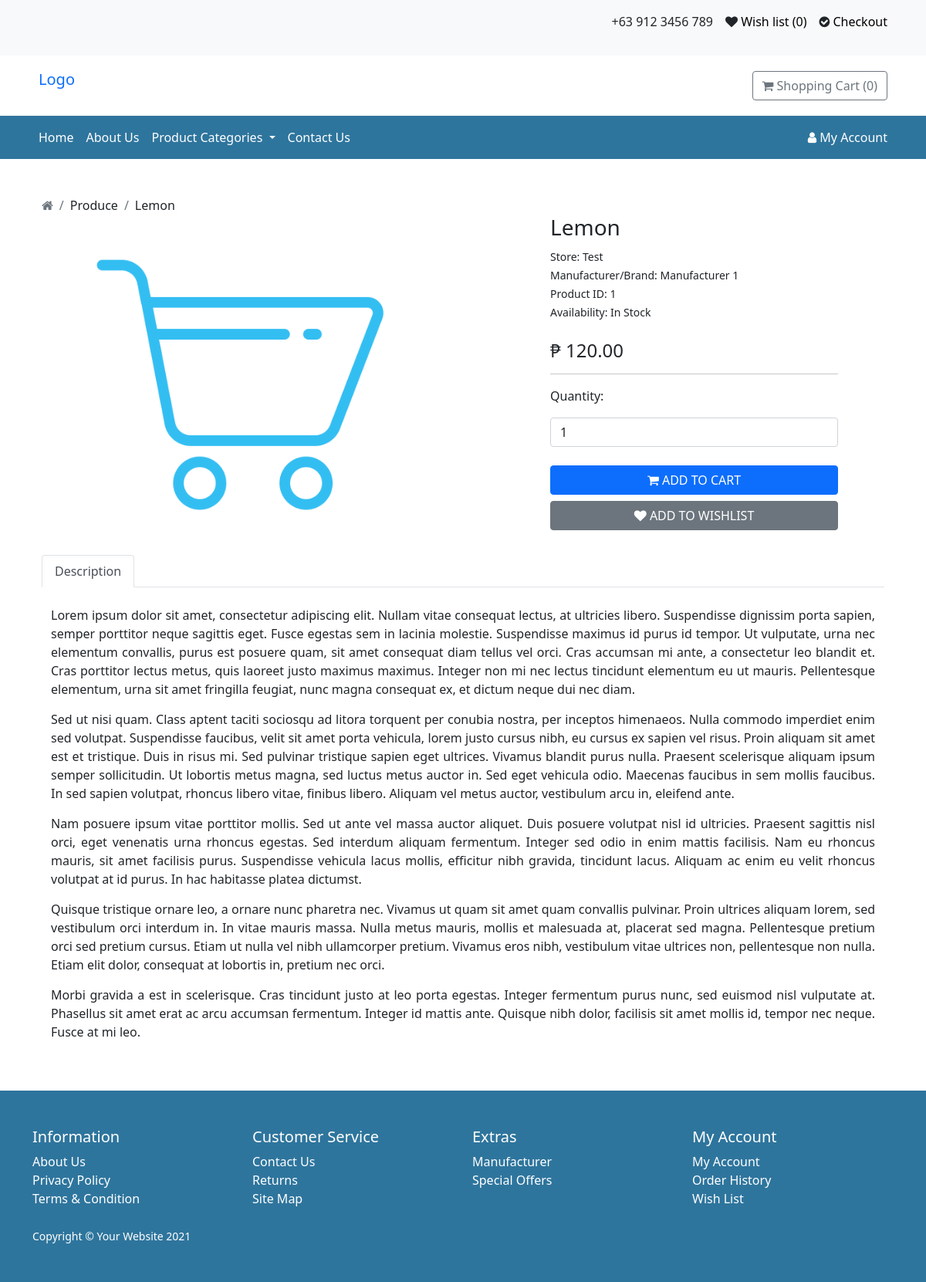
The app's page /shop/product?product_id=1 with its own data.
### tables this page shows
CREATE TABLE IF NOT EXISTS `information_description` (
  `information_id` int(11) NOT NULL AUTO_INCREMENT,
  `info_title` varchar(50) NOT NULL,
  `info_description` text NOT NULL,
  `meta_title` varchar(255) NOT NULL,
  `meta_description` varchar(255) NOT NULL,
  `meta_keyword` varchar(255) NOT NULL,
  `info_status` tinyint(1) NOT NULL DEFAULT 0,
  `date_added` datetime NOT NULL,
  `date_modified` timestamp NOT NULL DEFAULT current_timestamp() ON UPDATE current_timestamp(),
  PRIMARY KEY (`information_id`) USING BTREE
);

CREATE TABLE IF NOT EXISTS `product_description` (
  `product_id` int(11) NOT NULL AUTO_INCREMENT,
  `product_name` varchar(50) NOT NULL,
  `store` varchar(255) NOT NULL,
  `product_desc` text NOT NULL,
  `meta_title` varchar(255) NOT NULL,
  `meta_description` varchar(255) NOT NULL,
  `meta_keywords` varchar(255) NOT NULL,
  PRIMARY KEY (`product_id`) USING BTREE
);

CREATE TABLE IF NOT EXISTS `product` (
  `product_id` int(11) NOT NULL AUTO_INCREMENT,
  `product_name` varchar(50) NOT NULL,
  `quantity` int(4) NOT NULL DEFAULT 0,
  `stock_status_id` int(11) NOT NULL,
  `image` varchar(255) NOT NULL,
  `manufacturer_id` int(11) NOT NULL,
  `price` decimal(15,4) NOT NULL,
  `product_weight` decimal(15,8) NOT NULL DEFAULT 0.00000000,
  `weight_id` int(11) NOT NULL DEFAULT 0,
  `product_status` tinyint(1) NOT NULL DEFAULT 0,
  `date_added` datetime NOT NULL,
  `date_modified` timestamp NOT NULL DEFAULT current_timestamp() ON UPDATE current_timestamp(),
  PRIMARY KEY (`product_id`) USING BTREE
);

CREATE TABLE IF NOT EXISTS `manufacturer` (
  `manufacturer_id` int(11) NOT NULL AUTO_INCREMENT,
  `name` varchar(50) NOT NULL,
  PRIMARY KEY (`manufacturer_id`)
);

CREATE TABLE IF NOT EXISTS `stock_status` (
  `stock_status_id` int(11) NOT NULL AUTO_INCREMENT,
  `name` varchar(50) NOT NULL,
  PRIMARY KEY (`stock_status_id`) USING BTREE
);

### shop/controller/base.controller.php (called while the page is built, shortened)
<?php
class BaseController extends database_connection {
    function get_categories() {
        $conn = $this->db_conn();
        $sql = "SELECT * FROM categories WHERE category_status=1";
		$result = mysqli_query($conn, $sql);
        foreach ($result as $key => $value) {
            $category_id = $value["category_id"];
            $category_name = $this->get_category_description("category_name", $category_id);
		}
    }
    function get_cart_rows($customer_id) {
        $conn = $this->db_conn();
        $sql = "SELECT * FROM cart WHERE customer_id='$customer_id'";
        $result = $conn->query($sql);
        $numrow = mysqli_num_rows($result);
        return $numrow;
    }
    function get_product_manufacturer($column, $manufacturer_id) {
        $conn = $this->db_conn();
        $sql = "SELECT $column FROM manufacturer WHERE manufacturer_id='$manufacturer_id'";
        $result = mysqli_fetch_assoc($conn->query($sql));
        return $result[$column];
    }
    function get_product_stock_status($column, $stock_status_id) {
        $conn = $this->db_conn();
        $sql = "SELECT $column FROM stock_status WHERE stock_status_id='$stock_status_id'";
        $result = mysqli_fetch_assoc($conn->query($sql));
        return $result[$column];
    }
    function get_product_description($column, $product_id) {
        $conn = $this->db_conn();
        $sql = "SELECT $column FROM product_description WHERE product_id='$product_id'";
        $result = mysqli_fetch_assoc($conn->query($sql));
        return $result[$column];
    }
    function get_category_description($column, $category_id) {
        $conn = $this->db_conn();
        $sql = "SELECT $column FROM category_description WHERE category_id='$category_id'";
        $result = mysqli_fetch_assoc($conn->query($sql));
        return $result[$column];
    }
    function get_product($column, $product_id) {
        $conn = $this->db_conn();
        $sql = "SELECT $column FROM product WHERE product_id='$product_id' AND product_status=1";
        $result = mysqli_fetch_assoc($conn->query($sql));
        return $result[$column];
    }
    function get_info($column, $wherevalues) {
        $conn = $this->db_conn();
        $sql = "SELECT $column FROM information_description WHERE $wherevalues";
        $result = mysqli_fetch_assoc($conn->query($sql));
        return $result[$column];
    }
}

### shop/product.php (the view, shortened to what this page needs)
<?php
require "assets/common/header.php";
$product_id = $_GET["product_id"];
$category_id = $class->get_product_category("category_id", $product_id);
$category_name = $class->get_category_description("category_name", $category_id);
$product_name = $class->get_product_description("product_name", $product_id);
$store = $class->get_product_description("store", $product_id);
$product_desc = $class->get_product_description("product_desc", $product_id);
$price = $class->get_product("price", $product_id);
$product_status = $class->get_product("product_status", $product_id);
$manufacturer_id = $class->get_product("manufacturer_id", $product_id);
$stock_status_id = $class->get_product("stock_status_id", $product_id);
$manufacturer = $class->get_product_manufacturer("name", $manufacturer_id);
$stock_status = $class->get_product_stock_status("name", $stock_status_id);
?>
<body>
    <?php require "assets/common/navbar.php"; ?>
    <section class="mt-5 container">
        <div class="container">
            <nav aria-label="breadcrumb">
                <ol class="breadcrumb" style="margin: 0;">
                    <?php if ($category_name == "") { ?>
                        <li class="breadcrumb-item active"><i class="fa fa-home" aria-hidden="true"></i></li>
                        <li class="breadcrumb-item"><?= $product_name; ?></li>
                    <?php } else { ?>
                        <li class="breadcrumb-item active"><i class="fa fa-home" aria-hidden="true"></i></li>
                        <li class="breadcrumb-item"><?= $category_name; ?></li>
                        <li class="breadcrumb-item"><?= $product_name; ?></li>
                    <?php } ?>
                </ol>
            </nav>
        </div>
        <div class="container row">
            <div class="col-sm-12 col-md-7">
                <div class="container">
                    <img src="assets/images/products/shopping-bag-icon4.png" class="product-icon" alt="img" width="80%">
                </div>
            </div>
            <div class="col-sm-12 col-md-5">
                <div class="container">
                    <ul class="list-unstyled">
                        <li><h3><?= $product_name ?></h3></li>
                        <li><small>Store: <?= $store == "" ? "N/A" : "$store" ?></small></li>
                        <li><small>Manufacturer/Brand: <?= $manufacturer == "" ? "N/A" : "$manufacturer" ?></small></li>
                        <li><small>Product ID: <?= $product_id == "" ? "N/A" : "$product_id" ?></small></li>
                        <li><small>Availability: <?= $stock_status == "" ? "N/A" : "$stock_status" ?></small></li>
                        <li><h4>₱ <?= number_format($price, 2) ?></h4></li>
                        <hr></hr>
                        <li><p>Quantity:</p></li>
                        <li><input type="number" name="quantity" min="0" value="1" size="2" id="quantity" class="form-control"></li>
                        <li>
                            <div class="d-grid gap-2">
                                <?php
                                if (isset($_SESSION["customer_id"])){
                                    $customer_id = $_SESSION["customer_id"];
                                    echo '
                                        <button type="button" class="btn btn-primary" onclick="add_to_cart(\'' . $customer_id . '\',\'' . $product_id . '\')"><i class="fa fa-shopping-cart"></i> ADD TO CART</button>
                                        <button type="button" class="btn btn-secondary" onclick="add_to_wishlist(\'' . $product_id . '\',\'' . $customer_id . '\')"><i class="fa fa-heart"></i> ADD TO WISHLIST</button>
                                    ';
                                } else {
                                    $customer_id = "";
                                    echo '
                                        <button type="button" class="btn btn-primary" onclick="add_to_cart(\'' . $customer_id . '\',\'' . $product_id . '\')"><i class="fa fa-shopping-cart"></i> ADD TO CART</button>
                                        <button type="button" class="btn btn-secondary" onclick="alert_to_login()"><i class="fa fa-heart"></i> ADD TO WISHLIST</button>
                                    ';
                                }
                                ?>
                            </div>
                        </li>
                    </ul>
                </div>
            </div>
        </div>
        <div class="container">
            <ul class="nav nav-tabs">
                <li class="nav-item">
                    <button class="nav-link tab_button active" onclick="openTabs(event, 'Description')">Description</button>
                </li>
            </ul>
            <div id="Description" class="tabcontent" style="display: flex; flex-direction: column;">
                <div class="container">
                    <p class="mt-4"><?= $product_desc ?></p>
                </div>
            </div>
            </div>
    </section>
    <?php require "assets/common/footer.php"; ?>
</body>

### shop/assets/common/navbar.php (shortened to what this page needs)
<?php
if (isset($_SESSION["customer_id"])) {
    $customer_id = $_SESSION["customer_id"];
?>
<nav class="navbar navbar-expand-lg navbar-light bg-light">
    <div class="container">
        <div class="d-flex flex-row bd-highlight mb-3"></div>
        <div class="d-flex flex-row-reverse bd-highlight">
            <div class="p-2 bd-highlight"><i class="fa fas-check-circle"></i><a class="top-header-link" href="checkout"> Checkout</a></div>
            <div class="p-2 bd-highlight"><i class="fa fa-heart"></i><a class="top-header-link" href="wishlist"> Wish list (<?= $class->get_wishlist_rows($customer_id); ?>)</a></div>
            <div class="p-2 bd-highlight">
                <?= $class->get_info("info_description", "information_id='12' AND info_status='1'"); ?>
            </div>
        </div>
    </div>
</nav>
<nav class="navbar navbar-expand-lg">
    <div class="container">
        <div class="d-flex flex-row bd-highlight mb-3">
            <div class="p-2 bd-highlight"><a class="navbar-brand" href="home">Logo</a></div>
        </div>
        <div class="d-flex flex-row-reverse bd-highlight">
            <div class="p-2 bd-highlight">
                <a class="btn btn-md btn-outline-secondary" href="cart" role="button"><i class="fa fa-shopping-cart"></i> Shopping Cart (<?= $class->get_cart_rows($customer_id) ?>)</a>
            </div>
        </div>
    </div>
</nav>
<nav class="navbar sticky-top navbar-expand-lg">
    <div class="container">
        <button class="navbar-toggler" type="button" data-bs-toggle="collapse" data-bs-target="#navbarSupportedContent" aria-controls="navbarSupportedContent" aria-expanded="false" aria-label="Toggle navigation">
            <span class="navbar-toggler-icon menu"><i class="fa fa-list"></i></span>
        </button>
        <div class="collapse navbar-collapse" id="navbarSupportedContent">
            <ul class="navbar-nav me-auto mb-2 mb-lg-0">
                <li class="nav-item">
                    <a class="nav-link" href="home">Home</a>
                </li>
                <li class="nav-item">
                    <a class="nav-link" href="about">About Us</a>
                </li>
                <li class="nav-item dropdown">
                    <a class="nav-link dropdown-toggle" href="#" id="navbardrop" data-toggle="dropdown">
                        Product Categories
                    </a>
                    <div class="dropdown-menu">
                        <?php $class->get_categories(); ?>
                    </div>
                </li>
                <li class="nav-item">
                    <a class="nav-link" href="contact">Contact Us</a>
                </li>
            </ul>
        </div>
        <div class="d-flex flex-row-reverse bd-highlight">
            <div class="p-2 bd-highlight">
                <a href="#" id="navbardrop" class="my-account-button" data-toggle="dropdown"><i class="fa fa-user"></i> My Account</a>
                <div class="dropdown-menu">
                    <a class="dropdown-item" href="myaccount">My Accout</a>
                    <a class="dropdown-item" href="order_history">Order History</a>
                    <a class="dropdown-item" href="logout">Logout</a>
                </div>
            </div>
        </div>
    </div>
</nav>
<?php } else { ?>
<nav class="navbar navbar-expand-lg navbar-light bg-light">
    <div class="container">
        <div class="d-flex flex-row-reverse bd-highlight">
            <div class="p-2 bd-highlight">
                <i class="fa fa-check-circle"></i>
                <a class="top-header-link" href="checkout"> Checkout</a>
            </div>
            <div class="p-2 bd-highlight">
                <i class="fa fa-heart"></i>
                <a class="top-header-link" href="login"> Wish list (0)</a>
            </div>
            <div class="p-2 bd-highlight">
                <?= $class->get_info("info_description", "information_id='12' AND info_status='1'"); ?>
            </div>
        </div>
    </div>
</nav>
<nav class="navbar navbar-expand-lg">
    <div class="container">
        <div class="d-flex flex-row bd-highlight mb-3">
            <div class="p-2 bd-highlight"><a class="navbar-brand" href="home">Logo</a></div>
        </div>
        <div class="d-flex flex-row-reverse bd-highlight">
            <div class="p-2 bd-highlight">
                <a class="btn btn-md btn-outline-secondary" href="cart" role="button"><i class="fa fa-shopping-cart"></i> Shopping Cart (<?= $class->get_cart_rows(0) ?>)</a>
            </div>
        </div>
    </div>
</nav>
<nav class="navbar sticky-top navbar-expand-lg">
    <div class="container">
        <div class="collapse navbar-collapse" id="navbarSupportedContent">
            <ul class="navbar-nav me-auto mb-2 mb-lg-0">
                <li class="nav-item">
                    <a class="nav-link" href="home">Home</a>
                </li>
                <li class="nav-item">
                    <a class="nav-link" href="about">About Us</a>
                </li>
                <li class="nav-item dropdown">
                    <a class="nav-link dropdown-toggle" href="#" id="navbardrop" data-toggle="dropdown">
                        Product Categories
                    </a>
                        <?php $class->get_categories(); ?>
                </li>
                <li class="nav-item">
                    <a class="nav-link" href="contact">Contact Us</a>
                </li>
            </ul>
        </div>
        <div class="d-flex flex-row-reverse bd-highlight">
            <div class="p-2 bd-highlight">
                <a href="#" id="navbardrop" class="my-account-button" data-toggle="dropdown"><i class="fa fa-user"></i> My Account</a>
            </div>
        </div>
    </div>
</nav>
<?php } ?>

### shop/assets/css/shop.css (style rules this page uses)
nav.sticky-top { background-color:#2e759d; }
a.nav-link, a.nav-link:hover { color:white; }
a.top-header-link { text-decoration: none; color: black; }
a.my-account-button { text-decoration: none; color: white; }
img.product-icon { opacity: 80%; }

### records on screen
information_description: info_description "+63 912 3456 789"
product_description: product_name "Lemon", store "Test", product_desc "Lorem ipsum dolor sit amet, consectetur adipiscing elit. Nullam vitae consequat lectus, at ultricies libero. Suspendisse dignissim porta sapien, semper porttitor neque sagittis eget. Fusce egestas sem in lacinia molestie. Suspendisse maximus id purus id tempor. Ut vulputate, urna nec elementum convallis, purus est posuere quam, sit amet consequat diam tellus vel orci. Cras accumsan mi ante, a consectetur leo blandit et. Cras porttitor lectus metus, quis laoreet justo maximus maximus. Integer non mi nec lectus tincidunt elementum eu ut mauris. Pellentesque elementum, urna sit amet fringilla feugiat, nunc magna consequat ex, et dictum neque dui nec diam. Sed ut nisi quam. Class aptent taciti…"
product: manufacturer.name "Manufacturer 1", manufacturer "1", stock_status "In Stock", price "120.00"

### other values on screen
$class->get_cart_rows(0) "0"
$category_name "Produce"
